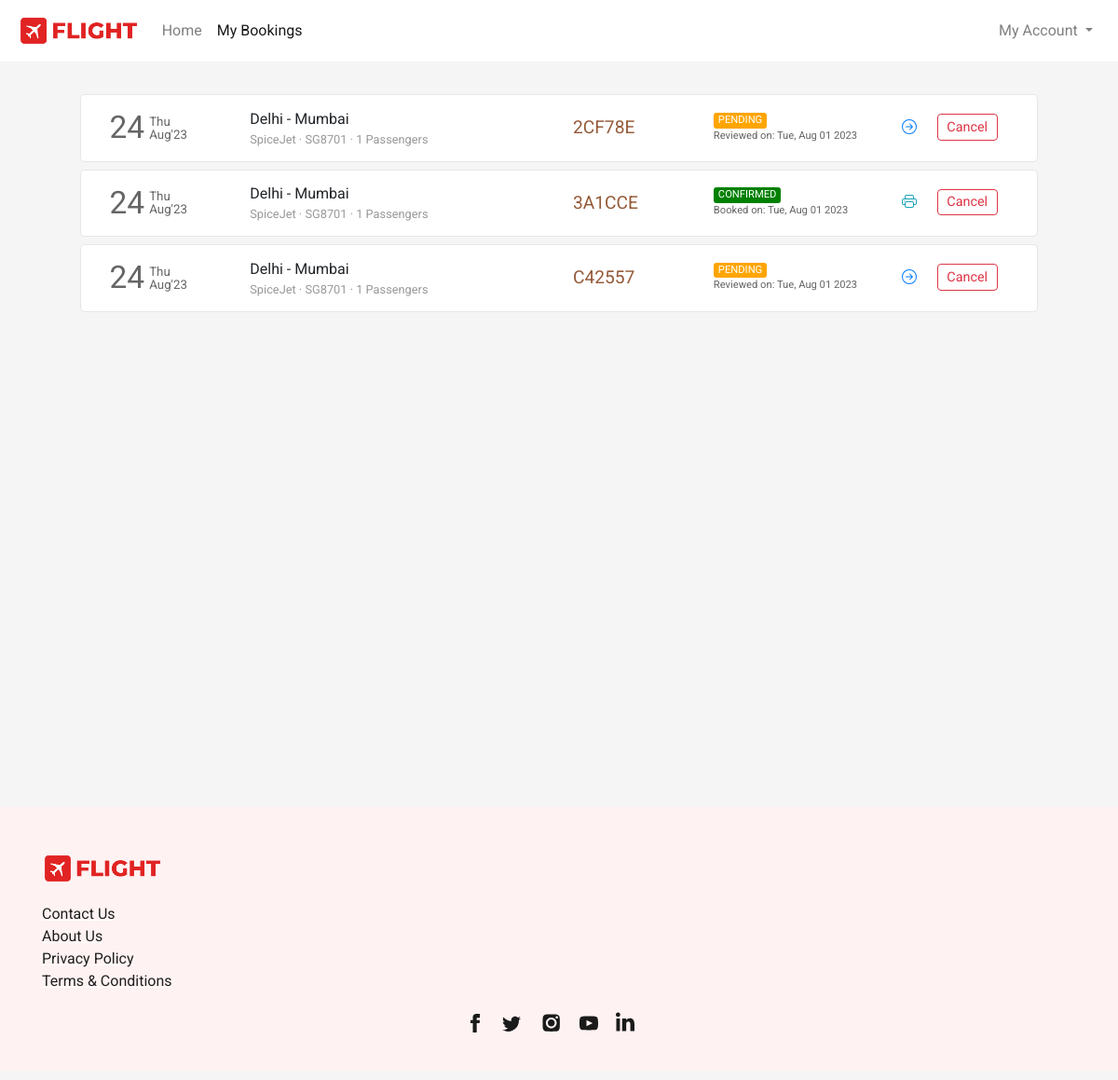
The page /flight/bookings (signed in) on the database as committed earlier.
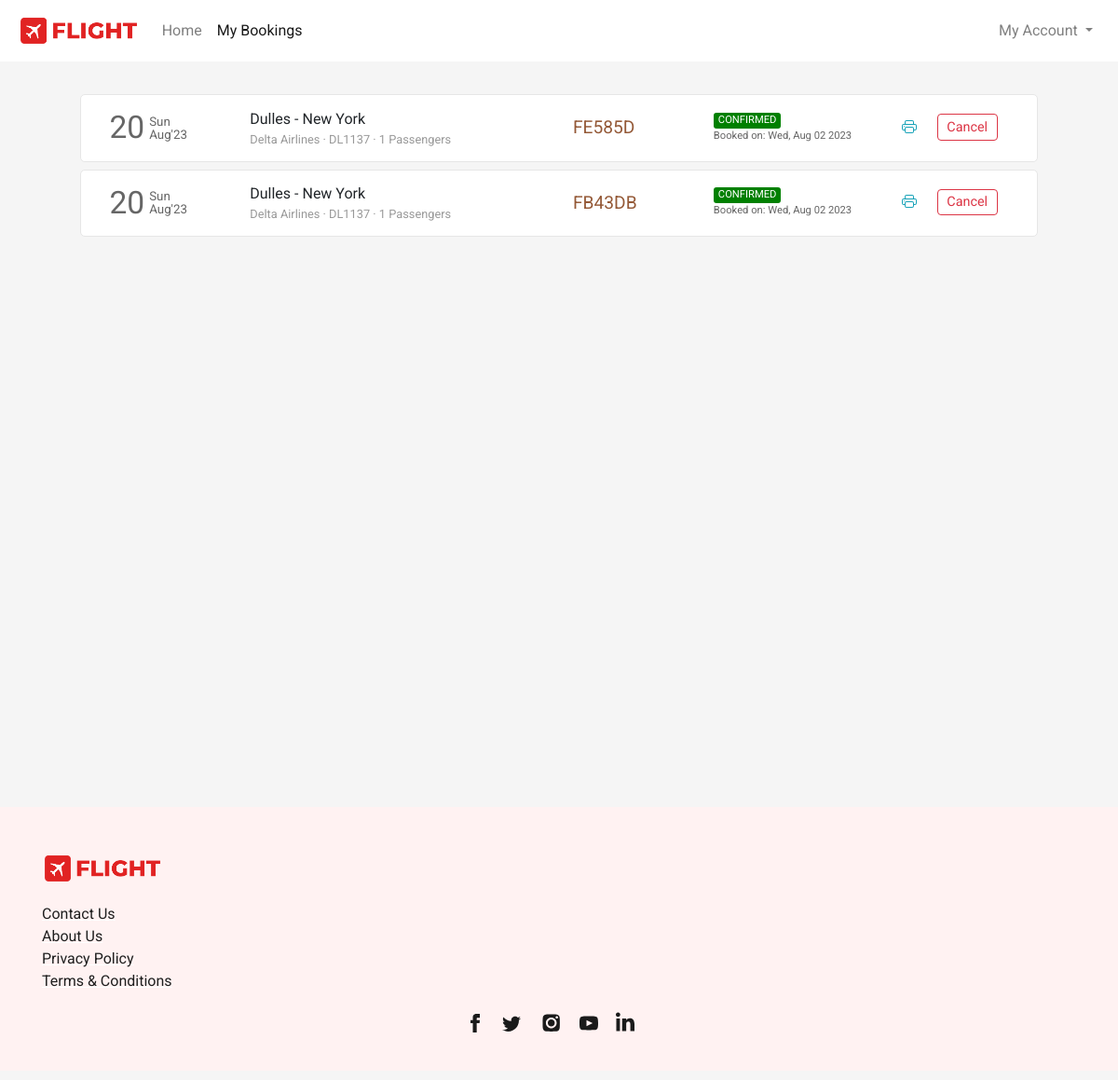
The same page on the database as committed later.
### flight/models.py (models this page shows, shortened)
class Ticket(models.Model):
    user = models.ForeignKey(User,on_delete=models.CASCADE,related_name="bookings", blank=True, null=True)
    ref_no = models.CharField(max_length=6, unique=True)
    passengers = models.ManyToManyField(Passenger, related_name="flight_tickets")
    flight = models.ForeignKey(Flight, on_delete=models.CASCADE, related_name="tickets", blank=True, null=True)
    flight_ddate = models.DateField(blank=True, null=True)
    flight_adate = models.DateField(blank=True, null=True)
    flight_fare = models.FloatField(blank=True,null=True)
    other_charges = models.FloatField(blank=True,null=True)
    coupon_used = models.CharField(max_length=15,blank=True)
    coupon_discount = models.FloatField(default=0.0)
    total_fare = models.FloatField(blank=True, null=True)
    seat_class = models.CharField(max_length=20, choices=SEAT_CLASS)
    booking_date = models.DateTimeField(default=datetime.now)
    mobile = models.CharField(max_length=20,blank=True)
    email = models.EmailField(max_length=45, blank=True)
    status = models.CharField(max_length=45, choices=TICKET_STATUS)

class Flight(models.Model):
    origin = models.ForeignKey(Place, on_delete=models.CASCADE, related_name="departures")
    destination = models.ForeignKey(Place, on_delete=models.CASCADE, related_name="arrivals")
    depart_time = models.TimeField(auto_now=False, auto_now_add=False)
    depart_day = models.ManyToManyField(Week, related_name="flights_of_the_day")
    duration = models.DurationField(null=True)
    arrival_time = models.TimeField(auto_now=False, auto_now_add=False)
    plane = models.CharField(max_length=24)
    airline = models.CharField(max_length=64)
    economy_fare = models.FloatField(null=True)
    business_fare = models.FloatField(null=True)
    first_fare = models.FloatField(null=True)

class Place(models.Model):
    city = models.CharField(max_length=64)
    airport = models.CharField(max_length=64)
    code = models.CharField(max_length=3)
    country = models.CharField(max_length=64)

### flight/views.py (the view)
# urls.py: path('flight/bookings', views.bookings, name="bookings"),
def bookings(request):
    if request.user.is_authenticated:
        tickets = Ticket.objects.filter(user=request.user).order_by('-booking_date')
        return render(request, 'flight/bookings.html', {
            'page': 'bookings',
            'tickets': tickets
        })
    else:
        return HttpResponseRedirect(reverse('login'))

### flight/templates/flight/bookings.html (shortened to what this page needs)
{% extends 'flight/layout.html' %}
{% load static %}
{% block head %}
    <link rel="stylesheet" href="{% static 'css/bookings_style.css' %}">
{% endblock head %}
{% block body %}
    <section class="section section1">
        <div class="container">
            {% if tickets %}
                {% for ticket in tickets %}
                    <div class="row each-booking-div" id="{{ticket.ref_no}}">
                        <div class="col-2" style="display: flex;">
                            <div style="display: flex; color: #666666; margin-top: auto;">
                                <div>
                                    <span style="font-size: 2.1em;">{{ticket.flight_ddate | date:"d"}}</span>
                                </div>
                                <div style="font-size: smaller; display: flex; margin: auto 0; padding-left: 5px; line-height: 1em;">
                                    <div style="margin: auto;">
                                        <div style="margin-bottom: 1px;">{{ticket.flight_ddate | date:"D"}}</div>
                                        <div style="margin-top: 1px;">{{ticket.flight_ddate | date:"M'y"}}</div>
                                    </div>
                                </div>
                            </div>
                        </div>
                        <div class="col-4 middle-div">
                            <div style="width:100%">
                                <div class="row places-div" style=" display: flex;">
                                    <div style="max-width: 45%;">{{ticket.flight.origin.city}}</div>
                                    <div>&nbsp;-&nbsp;</div>
                                    <div style="max-width: 45%;">{{ticket.flight.destination.city}}</div>
                                </div>
                                <div class="row places-div" style="font-size: .8em; color: #999999; ">
                                    <div style="max-width: 100%;">{{ticket.flight.airline}} &middot; {{ticket.flight.plane}} &middot; {{ticket.passengers.count}} Passengers</div>
                                </div>
                            </div>
                        </div>
                        <div class="col-2 middle-div">
                            <div style="font-size: 1.2em; color: #945937;">{{ticket.ref_no}}</div>
                        </div>
                        <div class="col-2 middle-div">
                            <div>
                                <div class="row status-div">
                                    {% if ticket.status == 'CONFIRMED' %}
                                        <div class="green">{{ticket.status}}</div>
                                    {% endif %}
                                    {% if ticket.status == 'PENDING' %}
                                        <div class="orange">{{ticket.status}}</div>
                                    {% endif %}
                                </div>
                                <div class="row booking-date-div" style="font-size: .7em; color: #666;">
                                    {% if ticket.status == 'CONFIRMED' %}
                                        Booked on: {{ticket.booking_date | date:"D, M d Y"}}
                                    {% endif %}
                                    {% if ticket.status == 'PENDING' %}
                                        Reviewed on: {{ticket.booking_date | date:"D, M d Y"}}
                                    {% endif %}
                                </div>
                            </div>
                        </div>
                        <div class="col-2 last-div">
                            <div>
                                <div class="ticket-action-div">
                                    {% if ticket.status == 'CONFIRMED' %}
                                        <form action="{% url 'getticket' %}" method="get" target="_blank">
                                            <button type="submit" class="btn btn-outline-info btnp pbtn">
                                            </button>
                                        </form>
                                        <button class="btn btn-outline-danger btnp cbtn"  data-ref="{{ticket.ref_no}}" onclick="popup(this)">Cancel</button>
                                    {% endif %}
                                    {% if ticket.status == 'PENDING' %}
                                        <form action="{% url 'resumebooking' %}" method="POST">
                                            <button type="submit" class="btn btn-outline-primary btnp rbtn">
                                            </button>
                                        </form>
                                        <button type="button" class="btn btn-outline-danger btnp cbtn" data-ref="{{ticket.ref_no}}" onclick="popup(this)">Cancel</button>
                                    {% endif %}
                                </div>
                            </div>
                        </div>
                    </div>
                {% endfor %}
            {% endif %}
        </div>
    </section>
{% endblock %}

### flight/templates/flight/layout.html (shortened to what this page needs)
{% load static %}
<!DOCTYPE html>
<html lang="en">
<head>
  <link rel="stylesheet" href="https://stackpath.bootstrapcdn.com/bootstrap/4.4.1/css/bootstrap.min.css">
  <link rel="stylesheet" href="https://use.typekit.net/cav5lva.css">
  <link rel="stylesheet" href="{% static 'css/layout_style.css' %}">
  {% block head %}
  {% endblock %}
</head>
<body>
  <div class="container-fluid">
    <nav class="navbar navbar-expand-lg navbar-light">
      <a class="navbar-brand" href="{% url 'index' %}">
          <img src="{% static 'img/icon_logo.png' %}" height="34" alt="">
      </a>
      <div class="collapse navbar-collapse" id="navbarSupportedContent">
        <ul class="navbar-nav mr-auto">
          <li class="nav-item {% if not page %}active{% endif %}">
            <a class="nav-link" href="{% url 'index' %}">Home</a>
          </li>
          <li class="nav-item {% if page == 'bookings' %}active{% endif %}">
            <a class="nav-link" href="{% url 'bookings' %}">My Bookings</a>
          </li>
        </ul>
        <ul class="navbar-nav">
          {% if not user.is_authenticated %}
            <li class="nav-item">
              <button class="btn btn-outline-danger" style="border-radius: 25rem;" onclick="window.location.href = '/login';">
                <svg width="1.1em" height="1.1em" viewBox="0 1.5 16 16" class="bi bi-person-fill" fill="currentColor" xmlns="http://www.w3.org/2000/svg">
                  <path fill-rule="evenodd" d="M3 14s-1 0-1-1 1-4 6-4 6 3 6 4-1 1-1 1H3zm5-6a3 3 0 1 0 0-6 3 3 0 0 0 0 6z"/>
                </svg>
                Login
              </button>
            </li>
          {% else %}
            <li class="nav-item dropdown my-account">
              <a class="nav-link dropdown-toggle" href="#" id="navbarDropdown" role="button" data-toggle="dropdown" aria-haspopup="true" aria-expanded="false">
                My Account
              </a>
            </li>
          {% endif %}
        </ul>
      </div>
    </nav>
    <main>
      {% block body %}{% endblock %}
    </main>
    <footer>
      <div class="container">
        <div>
          <div class="logo-container">
            <img src="{% static 'img/icon_logo.png' %}">
          </div>
          <div class="footer-content">
            <div class="links-container">
              <div>
                <ul class="link-list">
                  <li class="list-item"><a class="footer-links" href="{% url 'contact' %}">Contact Us</a></li>
                  <li class="list-item"><a class="footer-links" href="{% url 'aboutus' %}">About Us</a></li>
                  <li class="list-item"><a class="footer-links" href="{% url 'privacypolicy' %}">Privacy Policy</a></li>
                  <li class="list-item"><a class="footer-links" href="{% url 'termsandconditions' %}">Terms &amp; Conditions</a></li>
                </ul>
              </div>
            </div>
          </div>
          <div class="social-links">
            <div class="social-icons">
              <a href="#" class="social-icon">
              </a>
              <a href="#" class="social-icon">
              </a>
              <a href="#" class="social-icon">
              </a>
              <a href="#" class="social-icon">
              </a>
              <a href="#" class="social-icon">
              </a>
            </div>
          </div>
        </div>
      </div>
    </footer>
  </div>
</body>
</html>

### flight/static/css/layout_style.css (style rules this page uses)
body { margin: 0px; padding: 0px; font-family: "Rubik", sans-serif; font-weight: normal; font-style: normal; min-width: 250px; }
.container-fluid { padding-left: 0px; padding-right: 0px; }
.navbar { padding: .7rem 1.2rem; background-color: #fff; transition-duration: .2s; }
.section { background-size: cover; background-position: center; background-repeat: no-repeat; padding: 30px 50px; min-height: 100vh; }
footer { background-color: rgb(255,242,242); margin-top: 0px; padding-top: 1px; }
footer .container > div { font-family: Barlow, sans-serif; margin: 48px 0px 10px; flex-shrink: 0; max-width: 100%; overflow: hidden; }
.footer-content { padding-top: 20px; display: flex; -webkit-box-pack: justify; justify-content: space-between; }
.links-container { text-align: left; flex-direction: row; display: flex; }
.logo-container img { width: 130px; }
.links-container > div { flex: 1 0 0px; }
.links-container > div ul { padding-inline-start: 0px; margin-block-start: 0px; margin-block-end: 0px; list-style-type: none; margin-right: 50px; }
.footer-links { white-space: nowrap; color: rgb(31, 31, 31); text-decoration: underline solid rgb(255, 255, 255); transition: all 0.1s ease 0s; }
.social-icons { list-style-type: none; display: flex; margin: 0px auto; padding: 20px 0px; width: 100%; max-width: 200px; justify-content: space-evenly; }
.social-icons a { height: 44px; width: 44px; }

### flight/static/css/bookings_style.css (style rules this page uses)
* { font-family: 'Roboto', sans-serif; }
body { background-color: #f5f5f5; word-wrap: break-word; }
.container { cursor: pointer; }
.each-booking-div { width: 96%; margin: 5px auto 8px auto; transition-duration: .4s; padding: 10px 15px; background-color: #fff; border: 1px solid #e6e6e6; border-radius: 5px; }
.btnp { padding: .15rem .6rem; font-size: .9em; margin-top: 3px; margin-bottom: 5px; }
.each-booking-div > div { display: flex; overflow: auto; }
.each-booking-div > div > div { margin-top: auto; margin-bottom: auto; width: 100%; }
.green, .red, .orange { border-radius: 3px; color: white; padding-left: 5px; padding-right: 5px; font-size: .7em; }
.green { background-color: green; }
.ticket-action-div { display: flex; justify-content: space-evenly; }
.pbtn, .rbtn { border: 0; }

Rows that differ between the two databases and show on the page:
removed Ticket: flight_ddate "24", flight_ddate "Thu", flight_ddate "Aug'23", flight.origin.city "Delhi", flight.destination.city "Mumbai", flight.airline "SpiceJet", flight.plane "SG8701", passengers.count "1", ref_no "2CF78E", status "PENDING", booking_date "Tue, Aug 01 2023"
changed Ticket (number 1 of 2 on the later page): flight_ddate "24" → "20"; flight_ddate "Thu" → "Sun"; flight.origin.city "Delhi" → "Dulles"; flight.destination.city "Mumbai" → "New York"; flight.airline "SpiceJet" → "Delta Airlines"; flight.plane "SG8701" → "DL1137"; ref_no "3A1CCE" → "FE585D"; booking_date "Tue, Aug 01 2023" → "Wed, Aug 02 2023"
changed Ticket id 1: flight_ddate "24" → "20"; flight_ddate "Thu" → "Sun"; flight.origin.city "Delhi" → "Dulles"; flight.destination.city "Mumbai" → "New York"; flight.airline "SpiceJet" → "Delta Airlines"; flight.plane "SG8701" → "DL1137"; ref_no "C42557" → "FB43DB"; status "PENDING" → "CONFIRMED"; booking_date "Tue, Aug 01 2023" → "Wed, Aug 02 2023"; status "Reviewed on:" → "Booked on:"
